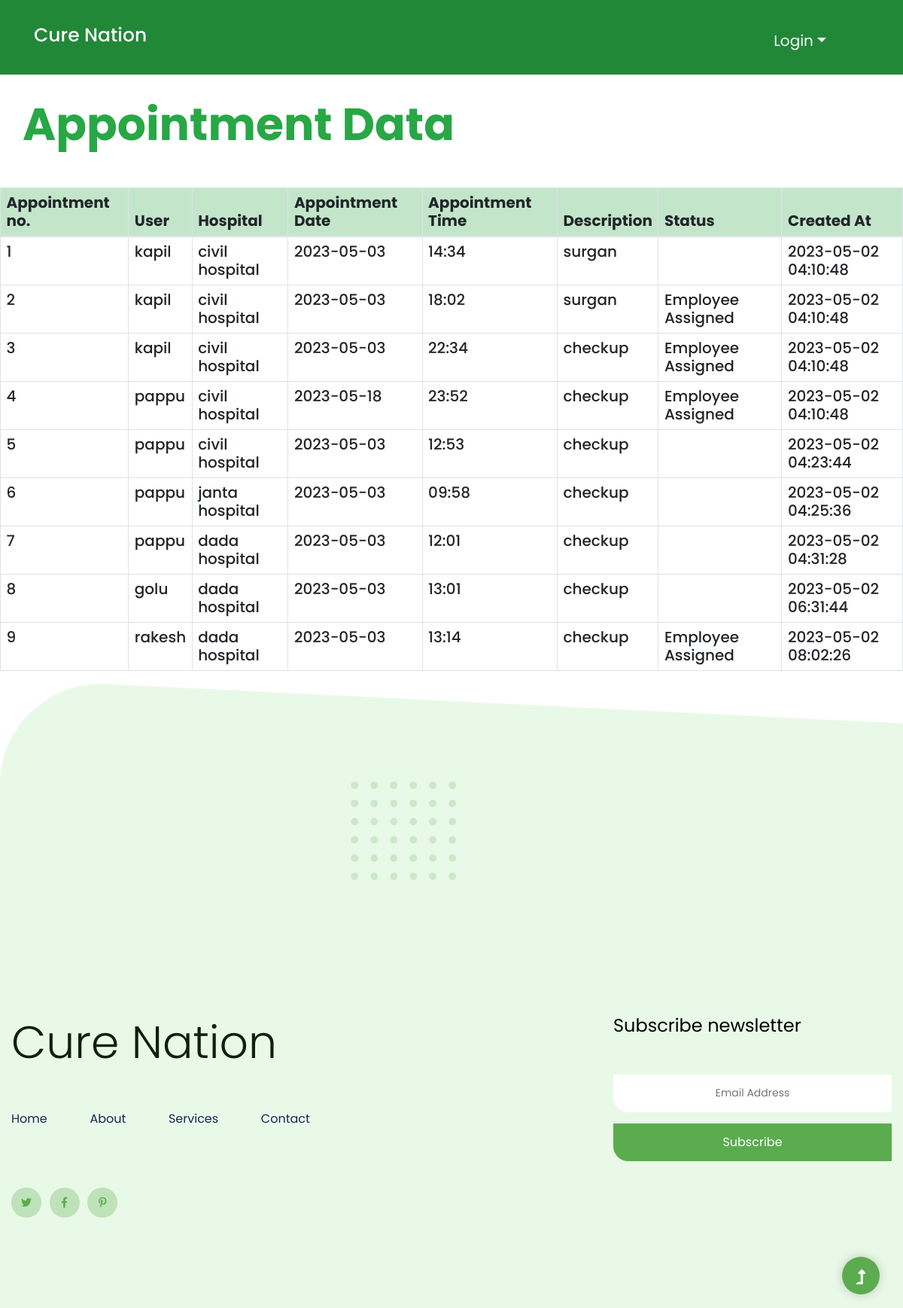
/admin/appointment_data.php, run on the app's committed database.
### tables this page shows
CREATE TABLE `appointment` (
  `id` int(11) NOT NULL,
  `user_id` int(11) NOT NULL,
  `employee_id` int(50) NOT NULL,
  `hospital_id` int(30) NOT NULL,
  `address` varchar(255) NOT NULL,
  `book_date` varchar(10) NOT NULL,
  `book_time` varchar(10) NOT NULL,
  `createdat` timestamp NOT NULL DEFAULT current_timestamp() ON UPDATE current_timestamp(),
  `description` varchar(255) NOT NULL,
  `status` varchar(50) NOT NULL,
  `report` longtext NOT NULL,
  `patient_name` varchar(255) NOT NULL,
  `age` int(30) NOT NULL,
  `gender` text NOT NULL
);

CREATE TABLE `user` (
  `id` int(11) NOT NULL,
  `name` varchar(255) NOT NULL,
  `email` varchar(255) NOT NULL,
  `password` varchar(50) NOT NULL,
  `phone` varchar(30) NOT NULL,
  `gender` text NOT NULL,
  `age` varchar(30) NOT NULL,
  `address` varchar(255) NOT NULL,
  `addressproof` varchar(255) NOT NULL,
  `id_proof` varchar(255) NOT NULL,
  `status` varchar(50) NOT NULL
);

CREATE TABLE `hospital` (
  `id` int(11) NOT NULL,
  `hospital_name` varchar(255) NOT NULL,
  `email` varchar(255) NOT NULL,
  `password` varchar(255) NOT NULL,
  `phone` varchar(30) NOT NULL,
  `opentiming` time NOT NULL,
  `closetiming` time NOT NULL,
  `description` varchar(255) NOT NULL,
  `state` varchar(255) NOT NULL,
  `city` varchar(255) NOT NULL,
  `address` varchar(255) NOT NULL,
  `status` varchar(50) NOT NULL,
  `created_at` timestamp NOT NULL DEFAULT current_timestamp()
);

### admin/appointment_data.php (the view, shortened to what this page needs)
<?php
require('header.php');
?>
<main>
    <div class="py-5">
        <div class="row">
            <div class="col-md-6 mx-5">
                <div class="titlepage mx-auto">
                    <h3 class="display-1 font-weight-bold text-success">Appointment Data</h3>
                </div>
            </div>
        </div>
    </div>
    <section class="contact-section py-1">
        <div class="container h2">
            <div class="row">
                <table class="table table-bordered">
                    <thead class="table-success">
                        <tr>
                            <th scope="col">Appointment no.</th>
                            <th scope="col">User</th>
                            <th scope="col">Hospital</th>
                            <th scope="col">Appointment Date</th>
                            <th scope="col">Appointment Time</th>
                            <th scope="col">Description</th>
                            <th scope="col">Status</th>
                            <th scope="col">Created At</th>
                        </tr>
                    </thead>
                    <tbody>
                        <?php
                        require "../config.php";
                        $q = "select appointment.*, user.name as u_name, hospital.hospital_name, emp.name as e_name from `appointment` left join emp on appointment.employee_id=`emp`.id left join hospital on appointment.hospital_id=hospital.id left join user on appointment.user_id = user.id";
                        $result = mysqli_query($conn, $q);
                        foreach ($result as $data) {
                        ?>
                            <tr>
                                <td scope="row"><?php echo $data['id']; ?></td>
                                <td><?php echo $data['u_name']; ?></td>
                                <td><?php echo $data['hospital_name']; ?></td>
                                <td><?php echo $data['book_date']; ?></td>
                                <td><?php echo $data['book_time']; ?></td>
                                <td><?php echo $data['description']; ?></td>
                                <td><?php echo $data['status']; ?> <a href="edit_appointment.php?id=<?php echo $data['id']; ?>"><i class="fa fa-pencil-square text-success fa-2x" aria-hidden="true"></i></a></td>
                                <td><?php echo $data['createdat']; ?></td>
                            </tr>
                        <?php
                        }
                        ?>
                    </tbody>
                </table>
            </div>
    </section>
</main>
<?php
require('footer.php');
?>

### admin/header.php (shortened to what this page needs)
<!doctype html>
<html class="no-js" lang="zxx">
<head>
    <link rel="stylesheet" href="assets/css/bootstrap.min.css">
    <link rel="stylesheet" href="assets/css/owl.carousel.min.css">
    <link rel="stylesheet" href="assets/css/slicknav.css">
    <link rel="stylesheet" href="assets/css/flaticon.css">
    <link rel="stylesheet" href="assets/css/gijgo.css">
    <link rel="stylesheet" href="assets/css/animate.min.css">
    <link rel="stylesheet" href="assets/css/animated-headline.css">
    <link rel="stylesheet" href="assets/css/magnific-popup.css">
    <link rel="stylesheet" href="assets/css/fontawesome-all.min.css">
    <link rel="stylesheet" href="assets/css/themify-icons.css">
    <link rel="stylesheet" href="assets/css/slick.css">
    <link rel="stylesheet" href="assets/css/nice-select.css">
    <link rel="stylesheet" href="assets/css/style.css">
</head>
<body>
    <header>
        <div class="header-area">
            <div class="main-header header-sticky btn-success">
                <div class="container-fluid">
                    <div class="row align-items-center">
                        <div class="col-xl-2 col-lg-2 col-md-1">
                            <div class="logo">
                                <h1 class="h1">Cure Nation</h1>
                            </div>
                        </div>
                        <div class="col-xl-103 col-lg-10 col-md-11">
                            <div class="menu-main d-flex align-items-center justify-content-end">
                                <div class="main-menu f-right d-none d-lg-block">
                                    <nav>
                                        <ul id="navigation">
                                            <?php
                                            if (isset($_SESSION['admin_name'])) {
                                            ?>
                                                <li><a class="text-light bg-color-success" style="font-size:20px; margin-top: 10px " href="index.php">Home</a></li>
                                                <li><a class="text-light bg-color-success" style="font-size:20px; margin-top: 10px " href="user_data.php">User</a></li>
                                                <li><a class="text-light bg-color-success" style="font-size:20px; margin-top: 10px " href="appointment_data.php">Appoint</a></li>
                                                <li><a class="text-light bg-color-success" style="font-size:20px; margin-top: 10px " href="contactmsg_data.php">Contact Msg</a></li>
                                                <li><a class="text-light bg-color-success dropdown show dropdown-toggle" data-toggle="dropdown" style="font-size:20px; margin-top: 10px " id="dropdownMenuLink" aria-expanded="false" href="">Ambulance</a>
                                                    <ul class="submenu">
                                                        <li><a href="add_ambulance.php">Add</a></li>
                                                        <li><a href="select_ambulance.php">View</a></li>
                                                    </ul>
                                                </li>
                                                <li><a class="text-light bg-color-success dropdown show dropdown-toggle" data-toggle="dropdown" style="font-size:20px; margin-top: 10px " id="dropdownMenuLink" aria-expanded="false" href="">Hospital</a>
                                                    <ul class="submenu">
                                                        <li><a href="add_hospital.php">Add</a></li>
                                                        <li><a href="select_hospital.php">View</a></li>
                                                    </ul>
                                                </li>
                                                <a class="text-light bg-color-success" style="font-size:20px; margin-top: 10px "></a>
                                                <li><a class="text-light bg-color-success dropdown show dropdown-toggle" data-toggle="dropdown" style="font-size:20px; margin-top: 10px " id="dropdownMenuLink" aria-expanded="false" href="">Doctor</a>
                                                    <ul class="submenu">
                                                        <li><a href="add_employee.php">Add</a></li>
                                                        <li><a href="select_employee.php">View</a></li>
                                                    </ul>
                                                </li>
                                                <li><a class="text-light bg-color-success" style="font-size:20px; margin-top: 10px " href="logout.php">Logout</a></li>
                                            <?php
                                            } else {
                                            ?>
                                                <li><a class="text-light bg-color-success dropdown show dropdown-toggle" data-toggle="dropdown" style="font-size:20px; margin-top: 10px " id="dropdownMenuLink" aria-expanded="false" href="">Login</a>
                                                </li>
                                            <?php
                                            }
                                            ?>
                                        </ul>
                                    </nav>
                                </div>
                            </div>
                        </div>
                        <div class="col-12">
                        </div>
                    </div>
                </div>
            </div>
        </div>
    </header>
</body>

### admin/footer.php (shortened to what this page needs)
<footer>
    <div class="footer-wrappr section-bg3" data-background="assets/img/gallery/footer-bg.png">
        <div class="footer-area footer-padding ">
            <div class="container">
                <div class="row justify-content-between">
                    <div class="col-xl-8 col-lg-8 col-md-6 col-sm-12">
                        <div class="single-footer-caption mb-50">
                            <div class="footer-logo mb-25">
                                <a href="index.html">
                                    <h1 class="display-1">Cure Nation</h1>
                                </a>
                            </div>
                            <d iv class="header-area">
                                <div class="main-header main-header2">
                                    <div class="menu-main d-flex align-items-center justify-content-start">
                                        <div class="main-menu main-menu2">
                                            <nav>
                                                <ul>
                                                    <li><a href="index.php">Home</a></li>
                                                    <li><a href="about.php">About</a></li>
                                                    <li><a href="appointment_data.php">Services</a></li>
                                                    <li><a href="contactmsg_data.php">Contact</a></li>
                                                </ul>
                                            </nav>
                                        </div>
                                    </div>
                                </div>
                            </d>
                            <div class="footer-social mt-50">
                                <a href="https://twitter.com/curenation27"><i class="fab fa-twitter"></i></a>
                                <a href="https://twitter.com/curenation27"><i class="fab fa-facebook-f"></i></a>
                                <a href="https://twitter.com/curenation27"><i class="fab fa-pinterest-p"></i></a>
                            </div>
                        </div>
                    </div>
                    <div class="col-xl-4 col-lg-4 col-md-6 col-sm-12">
                        <div class="single-footer-caption">
                            <div class="footer-tittle mb-50">
                                <h4>Subscribe newsletter</h4>
                            </div>
                            <div class="footer-form">
                                <div id="mc_embed_signup">
                                    <form target="_blank" action="https://spondonit.us12.list-manage.com/subscribe/post?u=1462626880ade1ac87bd9c93a&amp;id=92a4423d01" method="get" class="subscribe_form relative mail_part" novalidate="true">
                                        <input type="email" name="EMAIL" id="newsletter-form-email" placeholder=" Email Address " class="placeholder hide-on-focus" onfocus="this.placeholder = ''" onblur="this.placeholder = 'Enter your email'">
                                        <div class="form-icon">
                                            <button type="submit" name="submit" id="newsletter-submit" class="email_icon newsletter-submit button-contactForm">
                                                Subscribe
                                            </button>
                                        </div>
                                    </form>
                                </div>
                            </div>
                        </div>
                    </div>
                </div>
            </div>
        </div>
    </div>
</footer>
<div id="back-top">
    <a title="Go to Top" href="#"> <i class="fas fa-level-up-alt"></i></a>
</div>
</body>
</html>

### admin/appointment_data.php (style rules this page uses)
body { overflow-x: hidden !important; }

### data on the page
appointment: id "1", user.name "kapil", hospital.hospital_name "civil hospital", book_date "2023-05-03", book_time "14:34", description "surgan", createdat "2023-05-02 04:10:48"
appointment: id "2", user.name "kapil", hospital.hospital_name "civil hospital", book_date "2023-05-03", book_time "18:02", description "surgan", status "Employee Assigned", createdat "2023-05-02 04:10:48"
appointment: id "3", user.name "kapil", hospital.hospital_name "civil hospital", book_date "2023-05-03", book_time "22:34", description "checkup", status "Employee Assigned", createdat "2023-05-02 04:10:48"
appointment: id "4", user.name "pappu", hospital.hospital_name "civil hospital", book_date "2023-05-18", book_time "23:52", description "checkup", status "Employee Assigned", createdat "2023-05-02 04:10:48"
appointment: id "5", user.name "pappu", hospital.hospital_name "civil hospital", book_date "2023-05-03", book_time "12:53", description "checkup", createdat "2023-05-02 04:23:44"
appointment: id "6", user.name "pappu", hospital.hospital_name "janta hospital", book_date "2023-05-03", book_time "09:58", description "checkup", createdat "2023-05-02 04:25:36"
appointment: id "7", user.name "pappu", hospital.hospital_name "dada hospital", book_date "2023-05-03", book_time "12:01", description "checkup", createdat "2023-05-02 04:31:28"
appointment: id "8", user.name "golu", hospital.hospital_name "dada hospital", book_date "2023-05-03", book_time "13:01", description "checkup", createdat "2023-05-02 06:31:44"
appointment: id "9", user.name "rakesh", hospital.hospital_name "dada hospital", book_date "2023-05-03", book_time "13:14", description "checkup", status "Employee Assigned", createdat "2023-05-02 08:02:26"
